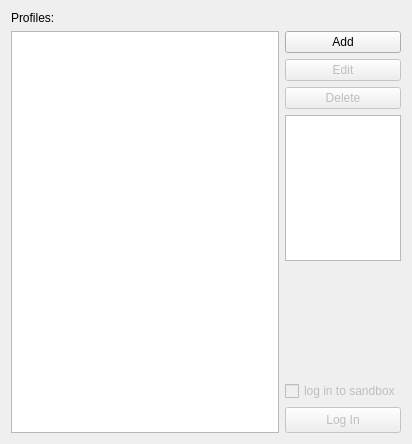
<?xml version="1.0" encoding="UTF-8"?>
<ui version="4.0">
 <class>profileManager</class>
 <widget class="QWidget" name="profileManager">
  <property name="geometry">
   <rect>
    <x>0</x>
    <y>0</y>
    <width>412</width>
    <height>444</height>
   </rect>
  </property>
  <property name="windowTitle">
   <string>Profile Manager</string>
  </property>
  <layout class="QGridLayout" name="gridLayout" columnstretch="3,1">
   <item row="0" column="0">
    <widget class="QLabel" name="profilesLabel">
     <property name="text">
      <string>Profiles:</string>
     </property>
    </widget>
   </item>
   <item row="1" column="0" rowspan="7">
    <widget class="QListWidget" name="profileList">
     <property name="minimumSize">
      <size>
       <width>102</width>
       <height>0</height>
      </size>
     </property>
    </widget>
   </item>
   <item row="1" column="1">
    <widget class="QPushButton" name="addProfileButton">
     <property name="text">
      <string>Add</string>
     </property>
    </widget>
   </item>
   <item row="2" column="1">
    <widget class="QPushButton" name="editProfileButton">
     <property name="enabled">
      <bool>false</bool>
     </property>
     <property name="text">
      <string>Edit</string>
     </property>
    </widget>
   </item>
   <item row="3" column="1">
    <widget class="QPushButton" name="deteleProfileButton">
     <property name="enabled">
      <bool>false</bool>
     </property>
     <property name="text">
      <string>Delete</string>
     </property>
    </widget>
   </item>
   <item row="4" column="1">
    <widget class="QTextEdit" name="descTextEdit">
     <property name="sizePolicy">
      <sizepolicy hsizetype="Expanding" vsizetype="Expanding">
       <horstretch>0</horstretch>
       <verstretch>0</verstretch>
      </sizepolicy>
     </property>
     <property name="minimumSize">
      <size>
       <width>0</width>
       <height>0</height>
      </size>
     </property>
     <property name="focusPolicy">
      <enum>Qt::FocusPolicy::NoFocus</enum>
     </property>
     <property name="frameShape">
      <enum>QFrame::Shape::StyledPanel</enum>
     </property>
     <property name="readOnly">
      <bool>true</bool>
     </property>
     <property name="overwriteMode">
      <bool>false</bool>
     </property>
    </widget>
   </item>
   <item row="5" column="1">
    <spacer name="verticalSpacer">
     <property name="orientation">
      <enum>Qt::Orientation::Vertical</enum>
     </property>
     <property name="sizeHint" stdset="0">
      <size>
       <width>20</width>
       <height>159</height>
      </size>
     </property>
    </spacer>
   </item>
   <item row="6" column="1">
    <widget class="QCheckBox" name="logToSandbox">
     <property name="enabled">
      <bool>false</bool>
     </property>
     <property name="text">
      <string>log in to sandbox</string>
     </property>
    </widget>
   </item>
   <item row="7" column="1">
    <widget class="QPushButton" name="loginButton">
     <property name="enabled">
      <bool>false</bool>
     </property>
     <property name="minimumSize">
      <size>
       <width>0</width>
       <height>26</height>
      </size>
     </property>
     <property name="text">
      <string>Log In</string>
     </property>
    </widget>
   </item>
  </layout>
 </widget>
 <resources/>
 <connections/>
</ui>
